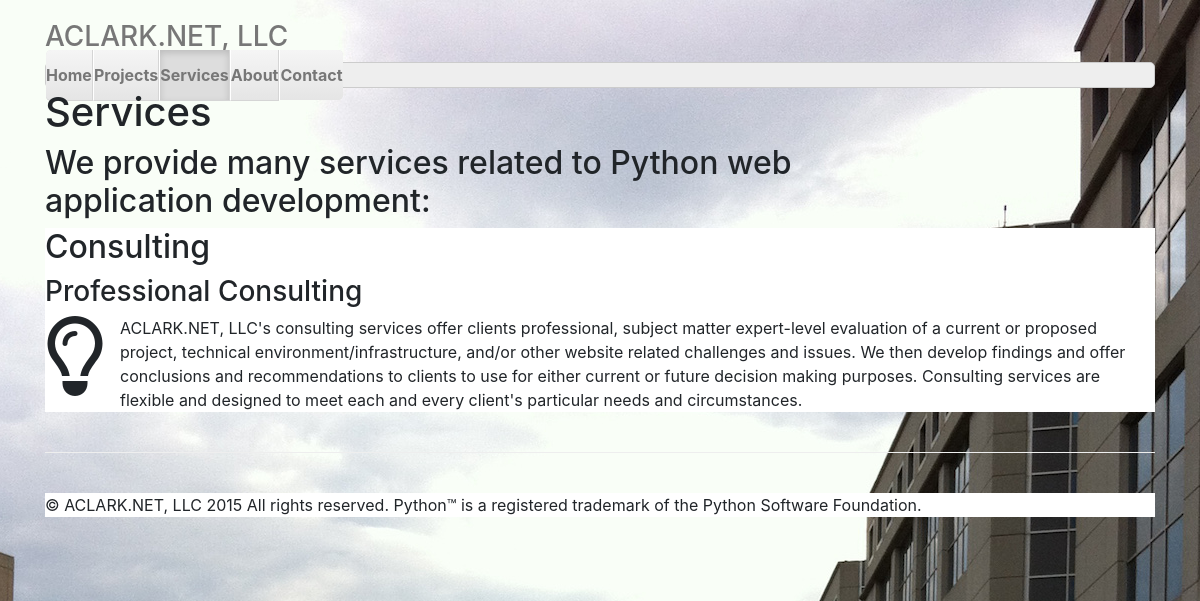
/services, run on an earlier commit of the app's database.
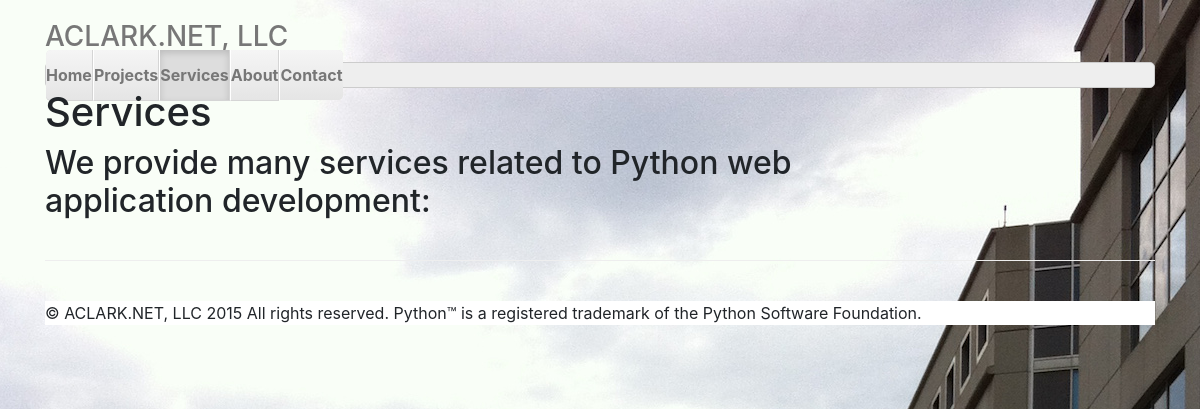
And on a later commit of the database.
### aclarknet/aclarknet/models.py (models this page shows, shortened)
class Service(models.Model):
    name = models.CharField(max_length=60)
    desc = models.CharField(max_length=60)
    icon = models.CharField(default=None, max_length=30)
    text = models.TextField(default=None)

### aclarknet/aclarknet/views.py (the view)
# urls.py: url(r'^services', 'aclarknet.aclarknet.views.services', name='services'),
def services(request):
    services = Service.objects.all()
    context = {'services': services}
    return render(request, 'services.html', context)

### aclarknet/aclarknet/templates/services.html
{% extends "home.html" %}
{% load staticfiles %}
{% block nav %}
    <li><a href="/">Home</a></li>
    <li><a href="/projects">Projects</a></li>
    <li class="active"><a href="/services">Services</a></li>
    <li><a href="/about">About</a></li>
    <li><a href="/contact">Contact</a></li>
{% endblock %}
{% block content %}
    <h1>Services</h1>
    <h2 class="width">We provide many services related to Python web application development:</h2>
    <div class="background-white">
    {% for service in services %}
        <h2>{{ service.name }}</h2>
        <h3>{{ service.desc }}</h3>
        <p><i class="fa fa-{{ service.icon }} fa-5x wrap"></i>{{ service.text }}</p>
    {% endfor %}
    </div>
{% endblock %}

What changed in the data, as far as the page shows it:
removed Service: name "Consulting", desc "Professional Consulting", text "ACLARK.NET, LLC's consulting services offer clients professional, subject matter expert-level evaluation of a current or proposed project, technical environment/infrastructure, and/or other website related challenges and issues. We then develop findings and offer conclusions and recommendations to clients to use for either current or future decision making purposes. Consulting services are flexible and designed to meet each and every client's particular needs and circumstances."
